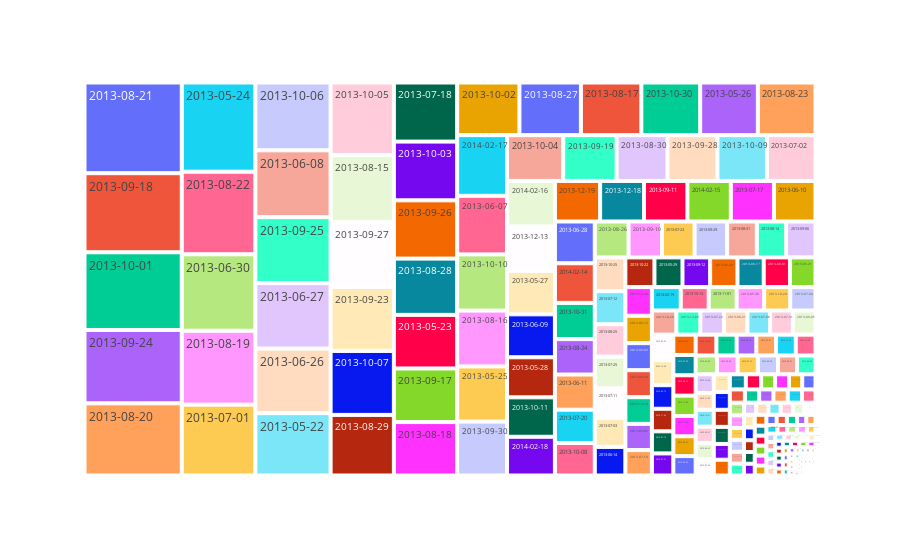

Source (notebook cell):
### Code cell
ax= px.treemap(df,path=["date"])
ax.show()

### Figure 1 — Plotly figure (JSON) as saved in the notebook; plotly's stock layout.template omitted (floating-point values rounded to 4 significant figures; data arrays with more than 128 entries replaced by an {"elided": "..."} marker saying what was removed)
{"data": [{"branchvalues": "total", "domain": {"x": [0, 1], "y": [0, 1]}, "hovertemplate": "labels=%{label}<br>count=%{value}<br>parent=%{parent}<br>id=%{id}<extra></extra>", "ids": {"elided": "250 str values"}, "labels": {"elided": "250 str values"}, "name": "", "parents": {"elided": "250 str values"}, "type": "treemap", "values": {"elided": "250 int values"}}], "layout": {"legend": {"tracegroupgap": 0}, "margin": {"t": 60}}}
